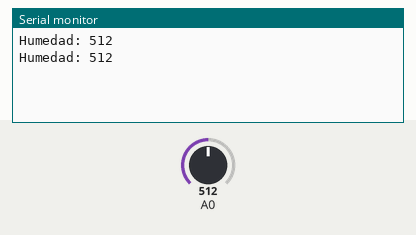
Recording of a sketch running on a simulated Arduino Uno, built with avr-gcc and run on an emulated ATmega328P. Shown: the last lines printed to the serial monitor. The test bench sets the inputs (shaded band); at power-on: A0 = 512.

Above: at 1.8 s.
1.9 s: A0 set to 716
At 2.8 s:
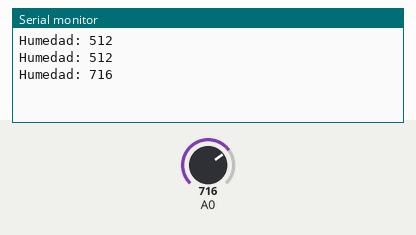
3.4 s: A0 set to 900
At 4.7 s:
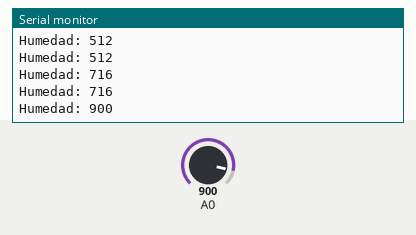
Timing chart, 0 to 6.4 s (numbered marks = the images above; inputs shaded):
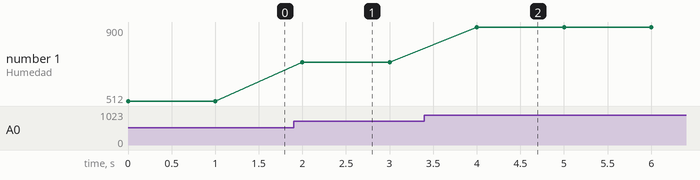

Measured:
- after the input at 1.9 s, the serial monitor: prints a new line after 0.10 s (image 1)
- after the input at 3.4 s, the serial monitor: prints a new line after 0.60 s (image 2)
- plotted number 1: 512 → 716 after the input at 1.9 s, 716 → 900 after the input at 3.4 s

The sketch:

P3_Sensor_humedad.ino
```cpp
int humedad=0;
void setup()
{
  Serial.begin(9600);
}

void loop()
{
  humedad=analogRead(A0);
  Serial.print("Humedad: ");
  Serial.println(humedad);
  delay(1000);
}
```
